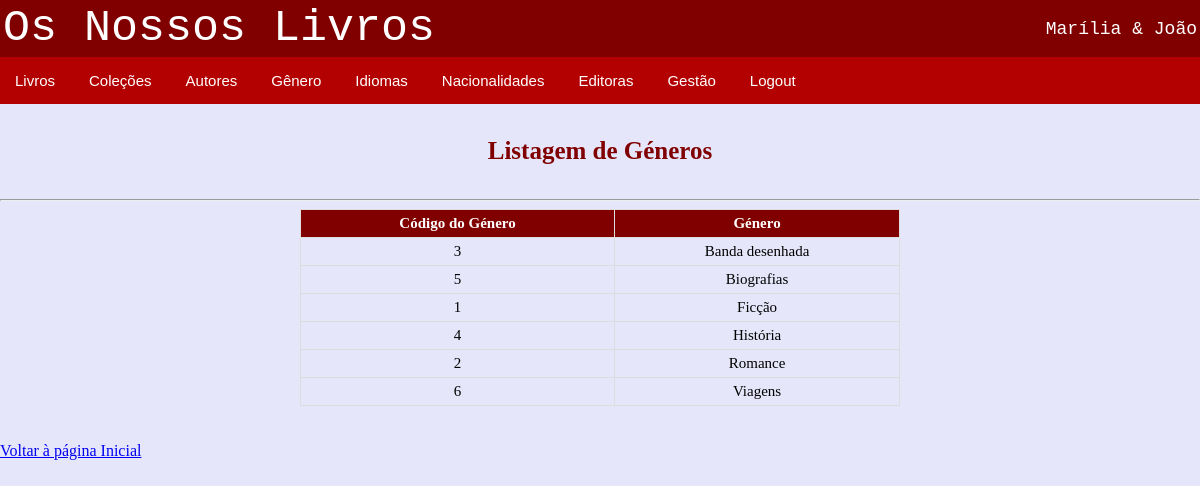
The page /livraria/lista_generos.php on the database its author committed.
### tables this page shows
CREATE TABLE `genero` (
  `id_genero` int NOT NULL,
  `genero` varchar(30) NOT NULL
);

### livraria/bd_classe_local.php (called while the page is built, shortened)
<?php
class acesso{
    var $servidor= "localhost";
    var $utilizador ="root";
    var $password="12345678";
    var $basedados="bdlivros";
    function ligar(){
        $this->ligacao=mysqli_connect($this->servidor, $this->utilizador, $this->password, $this->basedados);
    }
}
?>

### livraria/lista_generos.php (the view, shortened to what this page needs)
<?php
$acesso=new acesso();
$acesso->ligar();
$tabela=mysqli_query($acesso->ligacao,"select * from genero");
?>
<!DOCTYPE html>
<html lang="en">
<head>
    <link rel="stylesheet" href="estilos.css">
</head>
<body>
<?php include 'menu.php';?>
    <h4>Listagem de Géneros</h4>
    <hr>
    <table id="listatab">
        <tr>
            <th>Código do Género</th>
            <th>Género</th>
        </tr>
        <?php
           while ($registo=mysqli_fetch_array($tabela))
           {
               ?>
               <tr>
                   <td><?php echo $registo['id_genero'];?></td>
                   <td><?php echo $registo['genero'];?></td></tr>
        <?php
           }
        ?>
    </table>
    <br><br><a href="index1.php">Voltar à página Inicial</a></h2>
</body>
</html>

### livraria/menu.php (shortened to what this page needs)
<!DOCTYPE html>
<html lang="en">
<head>
</head>
<body>
    <table style="width:100%; background-color: #800000">
        <tr>
            <td style="width:50%; font-size:45px; color: white; font-family: 'Courier New', monospace;">Os Nossos Livros</td>
            <td style="width:50%; text-align:right; font-size:18px; color: white; font-family: 'Courier New', monospace;">Marília &  João</td>
        </tr>
    </table>
    <div style="width:100%;background-color: #b30000;">
        <div class="subopcoes">
            <button class="opcoesmenu">Livros</button>
        </div>
        <div class="subopcoes">
            <button class="opcoesmenu">Coleções</button>
        </div>
        <div class="subopcoes">
            <button class="opcoesmenu">Autores</button>
        </div>
        <div class="subopcoes">
            <button class="opcoesmenu">Gênero</button>
        </div>
        <div class="subopcoes">
            <button class="opcoesmenu">Idiomas</button>
        </div>
        <div class="subopcoes">
            <button class="opcoesmenu">Nacionalidades</button>
        </div>
        <div class="subopcoes">
            <button class="opcoesmenu">Editoras</button>
        </div>
        <div class="subopcoes">
            <button class="opcoesmenu">Gestão</button>
        </div>
        <div class="subopcoes">
            <button class="opcoesmenu">Logout</button>
        </div>
    </div>
</body>
</html>

### livraria/CSS/estilos.css (style rules this page uses)
body { margin: 0px; background-color: #E6E6FA; }
.button:hover, .button2:hover, { background-color: #ffe6e6; color: black; }
#listatab { width: 600px; font-size: 15px; margin: auto; align: center; text-align: left; color: black; border-collapse: collapse; }
#listatab td, #listatab th { border: 1px solid #ddd; padding: 5px; text-align: center; }
#listatab th { background-color: #800000; color: white; }
h4 { text-align: center; font-size: 25px; color: #800000; }

### livraria/menu.php (style rules this page uses)
body { margin: 0px; }
.opcoesmenu { background-color: #b30000; color: white; padding: 15px; font-size: 15px; border: none; cursor: pointer; }
.subopcoes { position: relative; display: inline-block; }

### rows shown on the page
genero: id_genero "3", genero "Banda desenhada"
genero: id_genero "5", genero "Biografias"
genero: id_genero "1", genero "Ficção"
genero: id_genero "4", genero "História"
genero: id_genero "2", genero "Romance"
genero: id_genero "6", genero "Viagens"
